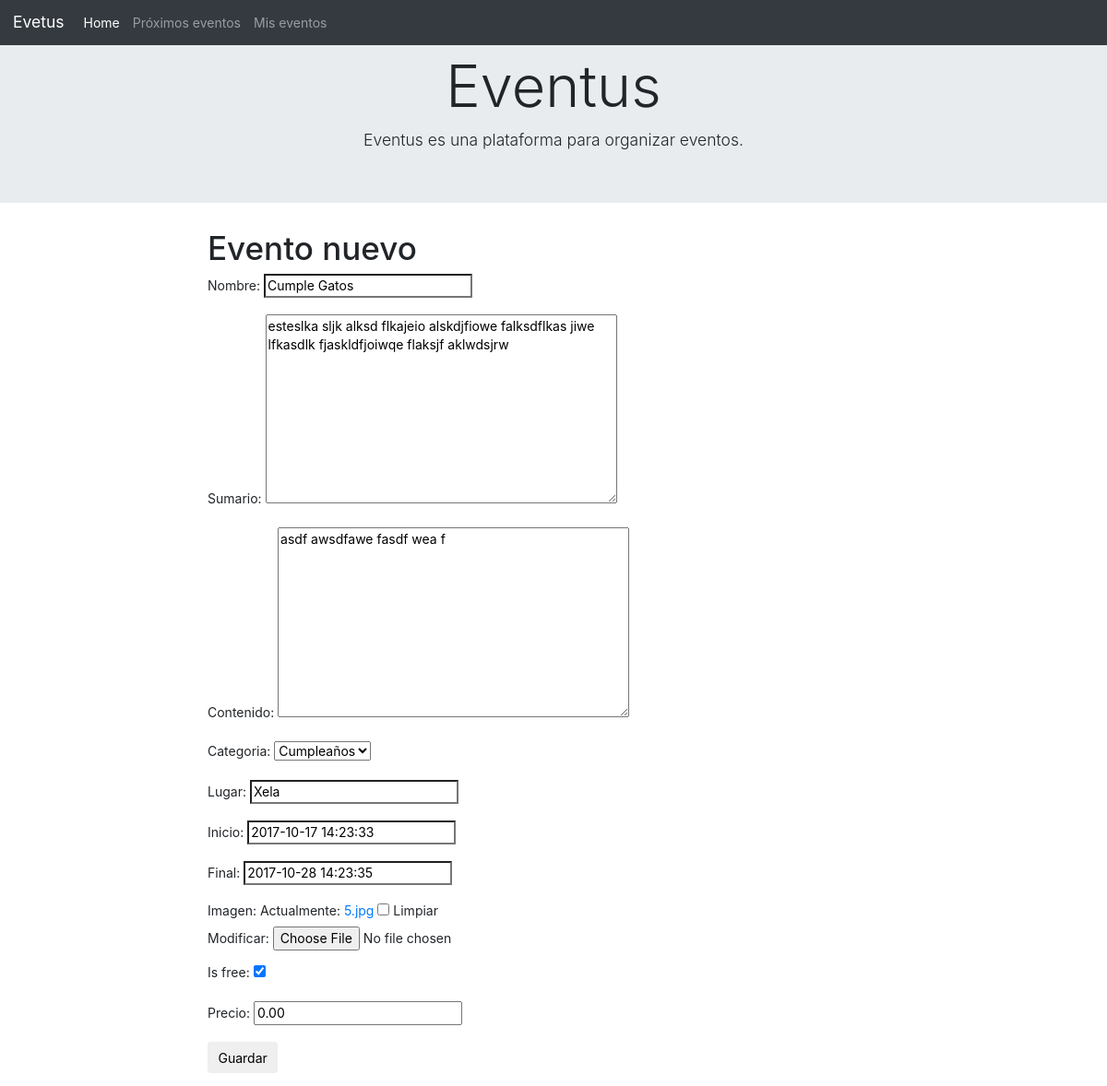
The app's page /evento/1/editar/ with its own data.
### events/models.py (models this page shows, shortened)
class TimeStampModel(models.Model):
    created = models.DateTimeField(default = timezone.now)
    modified = models.DateTimeField(default = timezone.now)
    class Meta:
        abstract = True

class Evento(TimeStampModel):
    nombre = models.CharField(max_length=200, unique=True)
    sumario = models.TextField(max_length=255)
    contenido = models.TextField()
    categoria = models.ForeignKey(Categoria)
    lugar = models.CharField(max_length=50)
    inicio = models.DateTimeField()
    final = models.DateTimeField()
    imagen = models.ImageField(blank = True)
    is_free = models.BooleanField(default=True)
    precio = models.DecimalField(max_digits=5, decimal_places=2, default=0.00)
    vistas = models.PositiveIntegerField(default=0, blank=True, null=True)
    organizador = models.ForeignKey('auth.User')

class Categoria(models.Model):
    nombre = models.CharField(max_length= 50)
    def __str__(self):
        return self.nombre

### events/views.py (the view)
# urls.py: url(r'^evento/(?P<pk>[0-9]+)/editar/$', views.evento_editar, name='evento_editar'),
def evento_editar(request, pk):
    evento = get_object_or_404(Evento, pk = pk)
    if request.method == "POST":
        form = EventoForm(request.POST, instance = evento)
        if form.is_valid():
            evento = form.save(commit = False)
            evento.organizador = request.user
            evento.save()
            return redirect('detEvento', pk = evento.pk)
    else:
        form = EventoForm(instance = evento)
    return render(request, 'events/evento_edit.html',{'form': form})

### events/forms.py
class EventoForm(forms.ModelForm):
    class Meta:
        model = Evento
        fields = ('nombre', 'sumario','contenido','categoria','lugar','inicio','final','imagen','is_free','precio',)

### events/templates/events/evento_edit.html
{% extends 'events/base.html' %}
    {% block content %}
        <h1>Evento nuevo</h1>
        <form method="POST" enctype="multipart/form-data" class="form-group">{% csrf_token %}
            {{ form.as_p }}
            <button type="submit" class=" btn btn-default">Guardar</button>
        </form>
    {% endblock %}

### records on screen
Evento: nombre "Cumple Gatos", sumario "esteslka sljk alksd flkajeio alskdjfiowe falksdflkas jiwe lfkasdlk fjaskldfjoiwqe flaksjf aklwdsjrw", contenido "asdf awsdfawe fasdf wea f", categoria "Cumpleaños", lugar "Xela", inicio "2017-10-17 14:23:33", final "2017-10-28 14:23:35", is_free "☑", precio "0.00"
